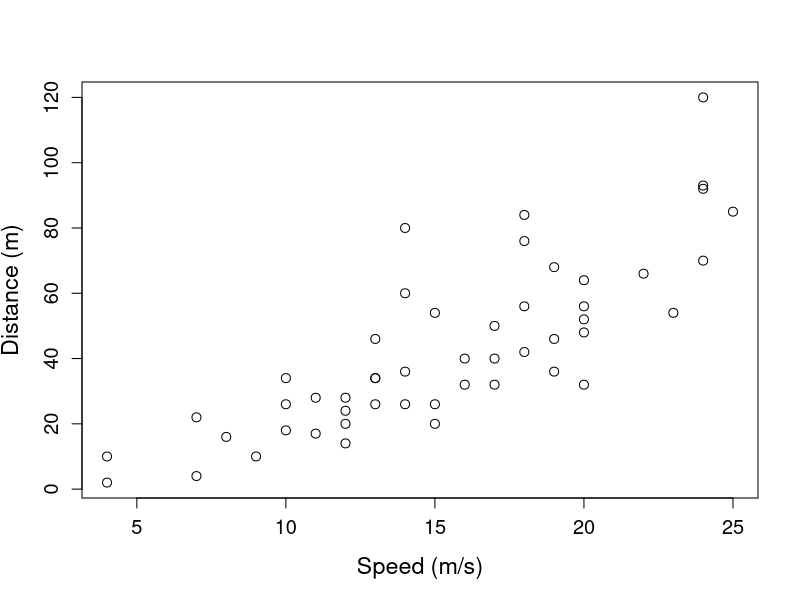

R code for this plot: (Note: this script raises an error after producing the figure.)
## ---- chunk 1
plot(cars, xlab="Speed (m/s)" , ylab = "Distance (m)", cex.lab=1.4, cex.axis=1.2, cex=1.2)

## ---- chunk 2
reg.data<-read.table("datasets\\regression.txt",header=T) 
str(reg.data)
names(reg.data)

## ---- chunk 3
par(oma=c(0,0,0,0))
## ---- chunk 4
with(reg.data, 
     plot(tannin,growth,pch=1, 
          cex.lab=2, cex.axis=1.5, cex=1.5))

## ---- chunk 5
with(reg.data, 
     plot(tannin,growth,pch=1, 
          cex.lab=1.5, cex.axis=1.3, cex=1.3))

mod<- lm(growth~tannin, data=reg.data)
abline(mod)
for (i in 1:length(reg.data$tannin)) { 
lines(x=c(reg.data$tannin[i],reg.data$tannin[i]),y=c(reg.data$growth[i], predict(mod)[i]),col='grey')
}

## ---- chunk 6
par(oma=c(0,0,0,0), mar=c(4,4,0,0))
## ---- chunk 7
with(reg.data, 
     plot(tannin,growth,pch=1, 
          cex.lab=1.5, cex.axis=1.3, cex=1.3, ylim=c(0,14)))

mod<- lm(growth~tannin, data=reg.data)
abline(mod)
for (i in 1:length(reg.data$tannin)) { 
lines(x=c(reg.data$tannin[i],reg.data$tannin[i]),y=c(reg.data$growth[i], predict(mod)[i]),col='grey')
}
with(reg.data, points(mean(tannin), mean(growth), cex=3, lwd=2))

## ---- chunk 8
par(oma=c(0,0,0,0), mar=c(4,4,0,0))
## ---- chunk 9
with(reg.data, 
     plot(tannin,growth,pch=1, 
          cex.lab=1.5, cex.axis=1.3, cex=1.3, ylim=c(0,14)))
reg.data$tannin_c <- reg.data$tannin - mean(reg.data$tannin)
a<- coef(mod)[1]-1.55
b<- coef(mod)[2]+0.4
abline(a=a, b=b)
for (i in 1:length(reg.data$tannin)) { 
lines(x=c(reg.data$tannin[i],reg.data$tannin[i]),y=c(reg.data$growth[i],(a+b*reg.data$tannin[i])),
      col='grey')
}
with(reg.data, points(mean(tannin), mean(growth), cex=3, lwd=2))

## ---- chunk 10
par(oma=c(0,0,0,0), mar=c(4,4,0,0))
## ---- chunk 11
with(reg.data, 
     plot(tannin,growth,pch=1, 
          cex.lab=1.5, cex.axis=1.3, cex=1.3, ylim=c(0,14)))

mod<- lm(growth~tannin, data=reg.data)
abline(mod)
for (i in 1:length(reg.data$tannin)) { 
lines(x=c(reg.data$tannin[i],reg.data$tannin[i]),y=c(reg.data$growth[i], predict(mod)[i]),col='grey')
}
with(reg.data, points(mean(tannin), mean(growth), cex=3, lwd=2))

## ---- chunk 12
par(oma=c(0,0,0,0), mar=c(4,4,0,0))
## ---- chunk 13
with(reg.data, 
     plot(tannin,growth,pch=1, 
          cex.lab=1.5, cex.axis=1.3, cex=1.3, ylim=c(0,14)))
reg.data$tannin_c <- reg.data$tannin - mean(reg.data$tannin)
a<- coef(mod)[1]+1.55
b<- coef(mod)[2]-0.4
abline(a=a, b=b)
for (i in 1:length(reg.data$tannin)) { 
lines(x=c(reg.data$tannin[i],reg.data$tannin[i]),y=c(reg.data$growth[i],(a+b*reg.data$tannin[i])),
      col='grey')
}
with(reg.data, points(mean(tannin), mean(growth), cex=3, lwd=2))

## ---- chunk 14
par(oma=c(0,0,0,0), mar=c(4,4,0,0))
## ---- chunk 15
with(reg.data, 
     plot(tannin,growth,pch=1, 
          cex.lab=1.5, cex.axis=1.3, cex=1.3, ylim=c(0,14)))
reg.data$tannin_c <- reg.data$tannin - mean(reg.data$tannin)
a<- coef(mod)[1]+1.55
b<- coef(mod)[2]-0.4
abline(a=a, b=b)
for (i in 1:length(reg.data$tannin)) { 
lines(x=c(reg.data$tannin[i],reg.data$tannin[i]),y=c(reg.data$growth[i],(a+b*reg.data$tannin[i])),
      col='grey')
}
with(reg.data, points(mean(tannin), mean(growth), cex=3, lwd=2))

## ---- chunk 16
lm(growth ~ tannin, data=reg.data)
## ---- chunk 17
# This gives SSY. Note than in R, the intercept is called parameter 1: 
deviance(lm(growth~1, data=reg.data))
## ---- chunk 18
deviance(lm(growth~tannin, data=reg.data))
## ---- chunk 19
#Note the use of [[8]] to subset the output of a list:
summary(lm(growth~tannin, data=reg.data))[[8]]
## ---- chunk 20
#Note the use of [[8]] to subset the output of a list:
summary(lm(growth~tannin, data=reg.data))[[8]]
## ---- chunk 21
(sse<-deviance(lm(growth~tannin, data=reg.data)))
(ssy<-deviance(lm(growth~1, data=reg.data)))
(ssr<-ssy-sse)
## ---- chunk 22
mod<- lm(growth~tannin, data=reg.data)
anova(mod)
# note the same output can be obtained using summary.aov(mod)
## ---- chunk 23
qf(p=0.95, df1=1, df2=7)
## ---- chunk 24
1-pf(q=30.974, df1=1, df2=7)
## ---- chunk 25
confint(mod)
## ---- chunk 26
# Note here we call it "model", but you could call it Paddy if you wanted!!
model<-lm(growth~tannin, data=reg.data)
## ---- chunk 27
predict(model,list(tannin=5.5))
predict(model,list(tannin=c(3.3,4.4,5.5,6.6)))
## ---- chunk 28
predict(model)
## ---- chunk 29
par(mfrow=c(2,2))
plot(model)
## ---- chunk 30
par(mfrow=c(2,2))
plot(model)
## ---- chunk 31
mcheck <-function (obj, ...) {
rs<-obj$resid
fv<-obj$fitted
par(mfrow=c(1,2))
plot(fv,rs,xlab="Fitted values",ylab="Residuals")
abline(h=0, lty=2)
qqnorm(rs,xlab="Normal scores",ylab="Ordered residuals",main="")
qqline(rs,lty=2)
par(mfrow=c(1,1))
invisible(NULL) }
## ---- chunk 32
x<-0:30 ; length(x)
## ---- chunk 33
e<-rnorm(31,mean=0,sd=5)
yn<-10+x+e
mn<-lm(yn ~ x)
mcheck(mn)
## ---- chunk 34
# Uniform errors:
eu<-20*(runif(31)-0.5)
# Negative binomial errors:
enb<-rnbinom(31,2,.3)
# Gamma errors and increasing variance
eg<-rgamma(31,1,1/x)

## ---- chunk 35
glimpse(plant_gr)
## ---- chunk 36
# Fit LM:
model_pgr <- lm(plant.growth.rate ~ soil.moisture.content, 
                data = plant_gr)
## ---- chunk 37
anova(model_pgr)
## ---- chunk 38
summary(model_pgr)
## ---- chunk 39
yields<- read.csv("datasets/yields.csv", header=T)
## ---- chunk 40
summary(yields)
with(yields, tapply(yield, soil, mean))
## ---- chunk 41
with(yields, tapply(yield, soil, var))
## ---- chunk 42
with(yields,  fligner.test(yield~soil))
## ---- chunk 43
with(yields,  plot(yield~soil, cex.axis=1.4, cex.lab=1.6))
## ---- chunk 44
with(yields, tapply(yield, soil, var))
mean(with(yields, tapply(yield, soil, var)))
## ---- chunk 45
qf(.95,2,27)

## ---- chunk 46
1-pf(4.24,2,27)
## ---- chunk 47
summary(aov(yield~soil,data=yields))
## ---- chunk 48
with(yields, tapply(yield, soil, mean) - mean(yield[soil=="clay"]))
## ---- chunk 49
11.5/1.081;    2.8/1.529;    -1.6/1.529
## ---- chunk 50
2*(1 - pt(2.878, df = 18))
## ---- chunk 51
sumDat <- yields %>% 
  group_by(soil) %>%
    summarise(yield = mean(yield))

p<- ggplot(yields, aes(x=soil,y=yield)) + 
        geom_point(size=5, shape=21, 
                   fill="grey") + 
        theme_bw() + 
        theme(axis.title=element_text
              (size=20)) +
        theme(axis.text=element_text
              (size=16)) +
        coord_flip() 
p + geom_point(data=sumDat, size=12, 
               shape=18)


## ---- chunk 52
error.bars<-function(yv,z,nn) {
xv<-
barplot(yv,ylim=c(0,(max(yv)+max(z))),names=nn,ylab=deparse(substitute(yv)
))
g=(max(xv)-min(xv))/50
for (i in 1:length(xv)) {
lines(c(xv[i],xv[i]),c(yv[i]+z[i],yv[i]-z[i]))
lines(c(xv[i]-g,xv[i]+g),c(yv[i]+z[i], yv[i]+z[i]))
lines(c(xv[i]-g,xv[i]+g),c(yv[i]-z[i], yv[i]-z[i]))
}}
## ---- chunk 53
se<-rep(1.081,3)
## ---- chunk 54
labels<-as.character(levels(yields$soil))
## ---- chunk 55
Yield<-
  as.vector(with(yields, 
           tapply(yield,soil,mean)))
## ---- chunk 56
lsd<-qt(0.975, 18)*sqrt(2*11.685/10)
lsdbars<-rep(lsd,3)/2
error.bars(Yield,lsdbars,labels)
